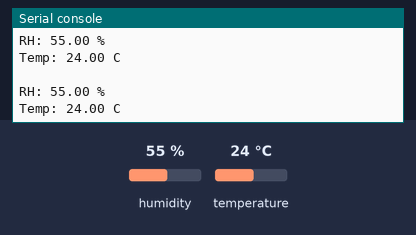
A program run on a simulated CircuitPython board. Parts: the last lines printed to the serial console. The test bench sets the inputs (shaded band); at power-on: humidity 55 %, temperature 24 °C.

Above: at 1.2 s.
1.3 s: humidity set to 22 %
At 2.5 s:
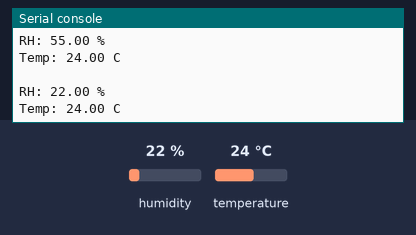
2.8 s: temperature set to 12 °C
At 3.8 s:
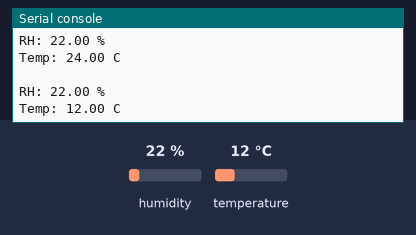
4.3 s: humidity set to 40 %
At 5.8 s:
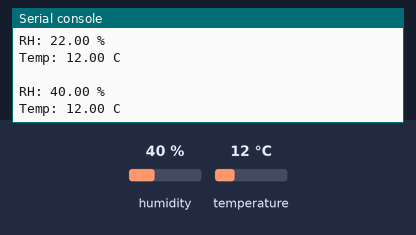
Timing chart, 0 to 7.3 s (numbered marks = the images above; inputs shaded):
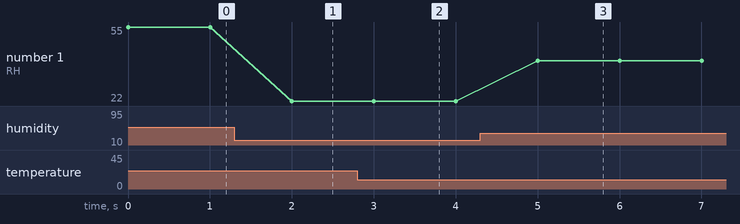

Measured:
- after the input at 1.3 s, the serial console: prints a new line after 0.70 s (image 1)
- after the input at 2.8 s, the serial console: prints a new line after 0.20 s (image 2)
- after the input at 4.3 s, the serial console: prints a new line after 0.70 s (image 3)
- plotted number 1: 55 → 22 after the input at 1.3 s, 22 → 40 after the input at 4.3 s

The program:

temp_rh_with_display.py
```python
import time
import board
import busio # contains an interface for using hardware-driven I2C communication from your board

# board
import adafruit_hts221

# display
import displayio
import adafruit_displayio_ssd1306
displayio.release_displays()
oled_reset = board.D9

i2c = busio.I2C(board.SCL1, board.SDA1)

display_bus = displayio.I2CDisplay(i2c, device_address=0x3c)
display = adafruit_displayio_ssd1306.SSD1306(display_bus, width=128, height=32)

hts = adafruit_hts221.HTS221(i2c)

# read the rel humidity and temp every second
while True:
    print() # this generates a newline to make up for the missing one at the end of the loop
    print() # this generates another newline to clear the text off the top of the display
    print("RH: %.2f %%" % hts.relative_humidity)
    print("Temp: %.2f C" % hts.temperature, end ="") # suppress newline to prevent text shifting up on display
    time.sleep(1)
```
